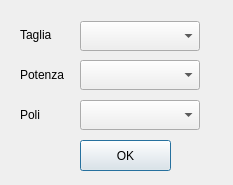
<?xml version="1.0" encoding="UTF-8"?>
<ui version="4.0">
 <class>PopUpMotoreSpeciale</class>
 <widget class="QDialog" name="PopUpMotoreSpeciale">
  <property name="geometry">
   <rect>
    <x>0</x>
    <y>0</y>
    <width>233</width>
    <height>185</height>
   </rect>
  </property>
  <property name="windowTitle">
   <string>Dialog</string>
  </property>
  <widget class="QComboBox" name="cbTaglia">
   <property name="geometry">
    <rect>
     <x>80</x>
     <y>21</y>
     <width>120</width>
     <height>30</height>
    </rect>
   </property>
   <property name="contextMenuPolicy">
    <enum>Qt::ContextMenuPolicy::DefaultContextMenu</enum>
   </property>
  </widget>
  <widget class="QComboBox" name="cbPoli">
   <property name="geometry">
    <rect>
     <x>80</x>
     <y>100</y>
     <width>120</width>
     <height>30</height>
    </rect>
   </property>
  </widget>
  <widget class="QComboBox" name="cbPotenza">
   <property name="geometry">
    <rect>
     <x>80</x>
     <y>60</y>
     <width>120</width>
     <height>30</height>
    </rect>
   </property>
  </widget>
  <widget class="QLabel" name="lbTaglia">
   <property name="geometry">
    <rect>
     <x>20</x>
     <y>20</y>
     <width>41</width>
     <height>30</height>
    </rect>
   </property>
   <property name="text">
    <string>Taglia</string>
   </property>
  </widget>
  <widget class="QLabel" name="lbPoli">
   <property name="geometry">
    <rect>
     <x>20</x>
     <y>100</y>
     <width>31</width>
     <height>30</height>
    </rect>
   </property>
   <property name="text">
    <string>Poli</string>
   </property>
  </widget>
  <widget class="QLabel" name="lbPotenza">
   <property name="geometry">
    <rect>
     <x>20</x>
     <y>60</y>
     <width>51</width>
     <height>30</height>
    </rect>
   </property>
   <property name="text">
    <string>Potenza</string>
   </property>
  </widget>
  <widget class="QPushButton" name="OkButton">
   <property name="geometry">
    <rect>
     <x>80</x>
     <y>140</y>
     <width>91</width>
     <height>31</height>
    </rect>
   </property>
   <property name="text">
    <string>OK</string>
   </property>
  </widget>
 </widget>
 <tabstops>
  <tabstop>cbTaglia</tabstop>
  <tabstop>cbPotenza</tabstop>
  <tabstop>cbPoli</tabstop>
  <tabstop>OkButton</tabstop>
 </tabstops>
 <resources/>
 <connections/>
</ui>
